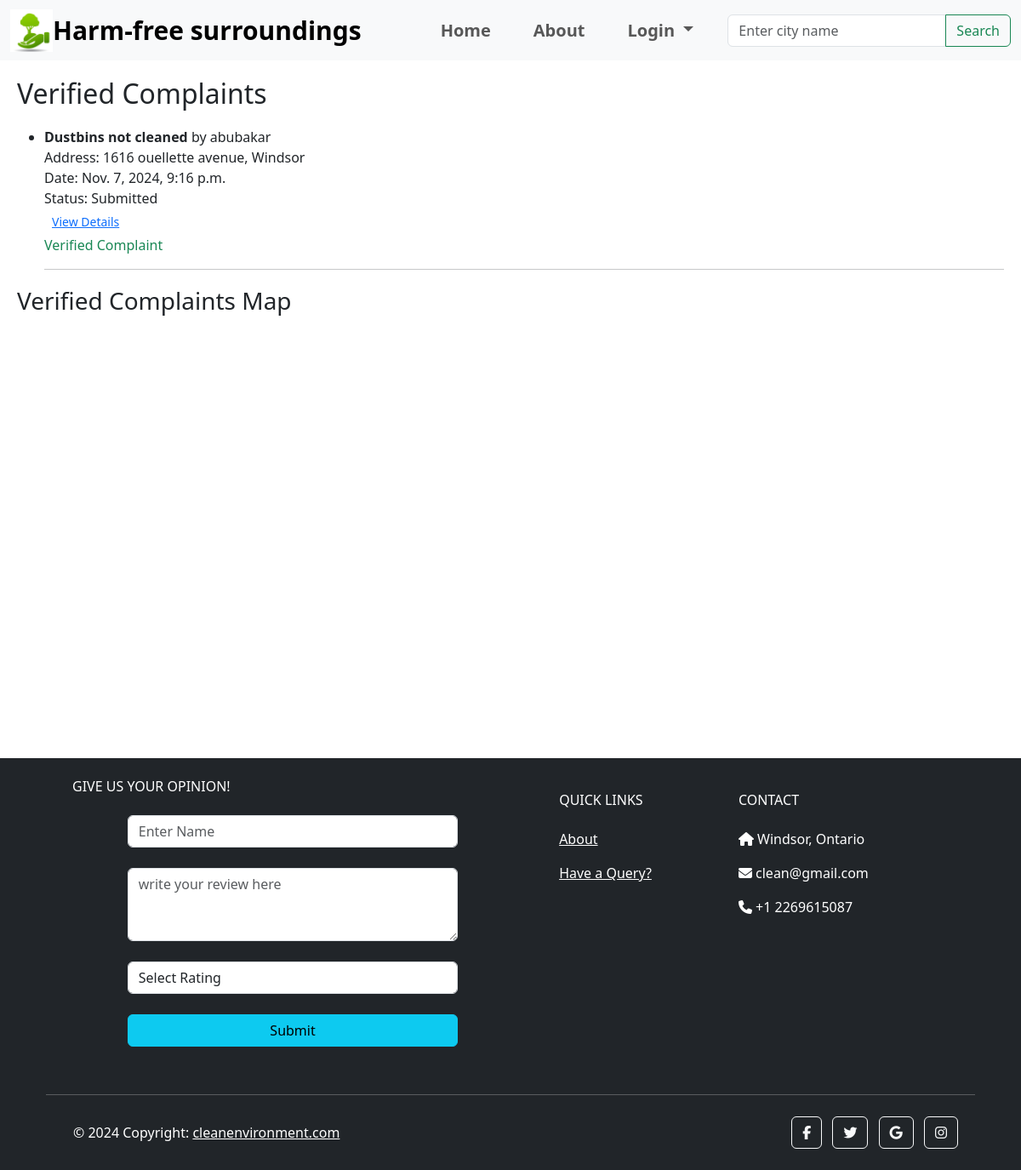
/verified-complaints/, run on an earlier commit of the app's database.
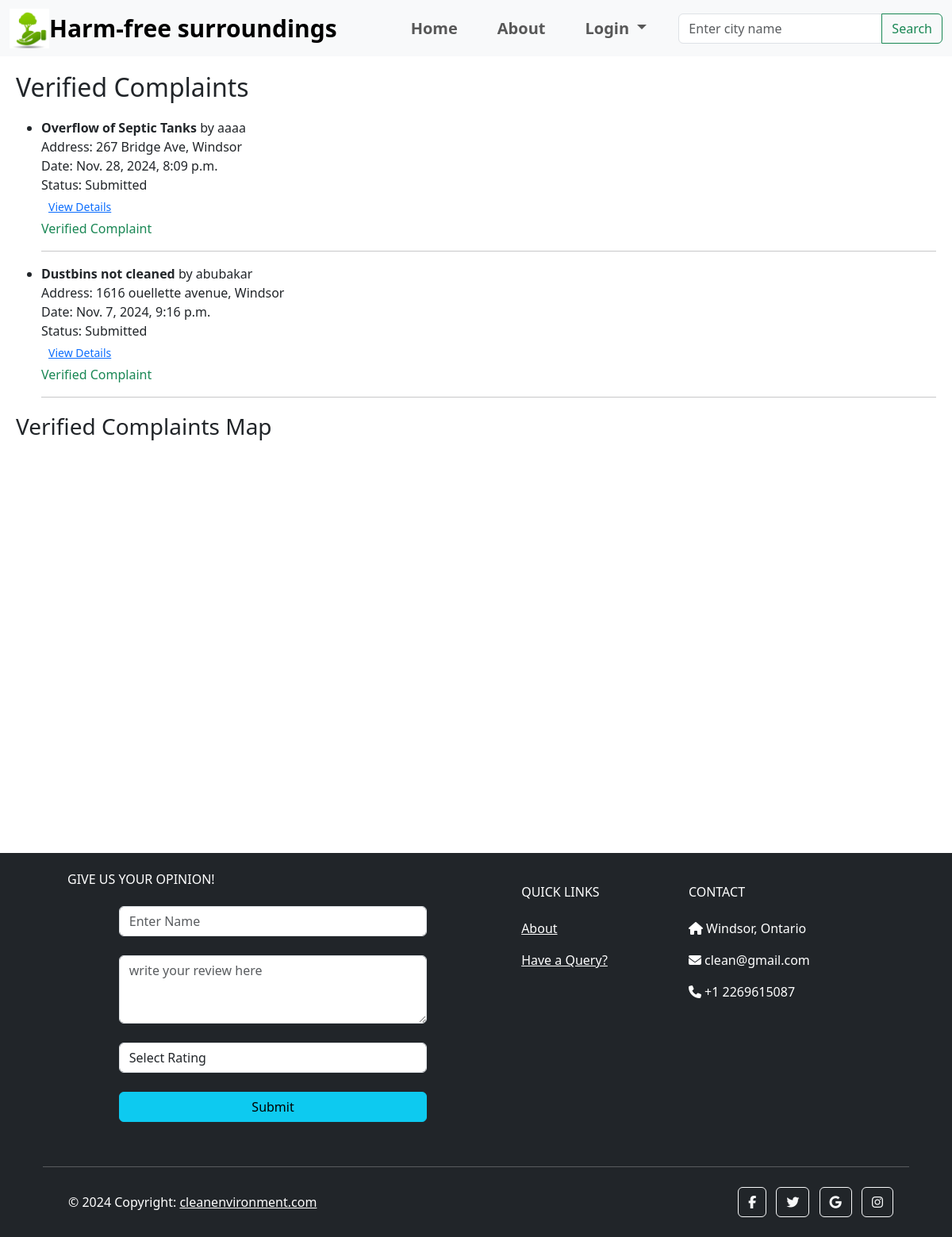
And on a later commit of the database.
### city/models.py (models this page shows, shortened)
class Complaint(models.Model):
    STATUS = (
        ('Submitted', 'Submitted'),
        ('Pending', 'Pending'),
        ('Resolved', 'Resolved')
    )
    COMPLAINTS = (
        ('Garbage dump', 'Garbage dump'),
        ('Overflow of Septic Tanks', 'Overflow of Septic Tanks'),
        ('Burning of Garbage', 'Burning of Garbage'),
        ('Stagnant Water', 'Stagnant Water'),
        ('Dustbins not cleaned', 'Dustbins not cleaned'),
        ('Improper Sanitization', 'Improper Sanitization'),
        ('Open Manholes or Drains', 'Open Manholes or Drains'),
    )
    user_name = models.ForeignKey(MyUser, on_delete=models.CASCADE)
    complaint_type = models.CharField(max_length=200, null=True, choices=COMPLAINTS)
    address = models.CharField(max_length=500, null=True)
    city = models.CharField(max_length=100, null=True)
    postal_code = models.CharField(max_length=20, null=True, blank=True)
    thumbs_up = models.PositiveIntegerField(default=0)
    is_verified = models.BooleanField(default=False)
    voted_users = models.ManyToManyField(MyUser, related_name='voted_complaints', blank=True)
    landmark = models.CharField(max_length=200, null=True)
    info = models.CharField(max_length=200, null=True)
    latitude = models.FloatField(null=True, blank=True)
    longitude = models.FloatField(null=True, blank=True)
    complaint_date = models.DateTimeField(auto_now_add=True, null=True)
    picture = models.ImageField(null=True)
    video = models.FileField(upload_to='uploads/complaint_videos/', null=True, blank=True)
    tracking_id = models.CharField(null=True, max_length=16)
    status = models.CharField(max_length=200, null=True, default='Submitted', choices=STATUS)

class MyUser(AbstractUser):
    email = models.EmailField(unique=True)
    is_user = models.BooleanField(default=True)
    is_employee = models.BooleanField(default=False)

### city/views.py (the view)
# urls.py: path('verified-complaints/', verified_complaints, name='verified_complaints'),
def verified_complaints(request):
    verified_complaints = Complaint.objects.filter(is_verified=True).order_by('-complaint_date')
    return render(request, 'city/verified_complaints.html', {'complaints': verified_complaints})

### city/templates/city/verified_complaints.html (shortened to what this page needs)
{% extends 'city/navbar.html' %}
{% load static %}
{% block content %}
<h2 style="margin: 20px;">Verified Complaints</h2>
<div class="complaints-list" style="margin: 20px;">
  {% if complaints %}
    <ul>
      {% for complaint in complaints %}
        <li>
          <strong>{{ complaint.complaint_type }}</strong> by {{ complaint.user_name.username }} <br>
          Address: {{ complaint.address }}, {{ complaint.city }} <br>
          Date: {{ complaint.complaint_date }} <br>
          Status: {{ complaint.status }} <br>
          <a href="{% url 'complaint_detail' complaint.id %}" class="btn btn-link btn-sm">View Details</a><br>
          <span class="text-success">Verified Complaint</span> <br>
        </li>
        <hr>
      {% endfor %}
    </ul>
  {% else %}
    <p>No verified complaints available yet.</p>
  {% endif %}
</div>
<h3 style="margin: 20px;">Verified Complaints Map</h3>
<div id="map" style="width: 100%; height: 500px;"></div>
{% endblock content %}

What changed in the data, as far as the page shows it:
added Complaint: complaint_type "Overflow of Septic Tanks", user_name.username "aaaa", address "267 Bridge Ave", city "Windsor", complaint_date "Nov. 28, 2024, 8:09 p.m.", status "Submitted"
